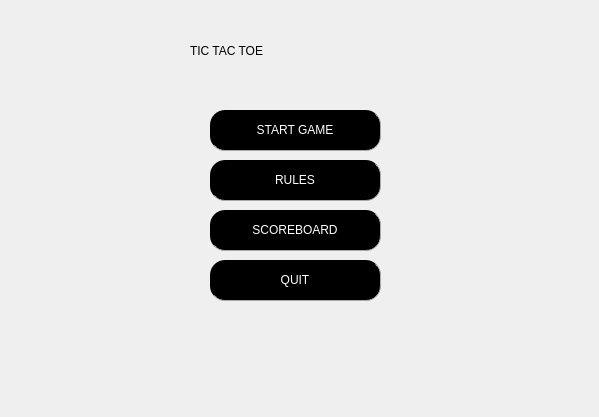
<?xml version="1.0" encoding="UTF-8"?>
<ui version="4.0">
 <class>Menu</class>
 <widget class="QMainWindow" name="Menu">
  <property name="geometry">
   <rect>
    <x>0</x>
    <y>0</y>
    <width>599</width>
    <height>417</height>
   </rect>
  </property>
  <property name="windowTitle">
   <string>Menu</string>
  </property>
  <property name="styleSheet">
   <string notr="true"/>
  </property>
  <widget class="QWidget" name="centralwidget">
   <widget class="QPushButton" name="Startgamebtn">
    <property name="geometry">
     <rect>
      <x>210</x>
      <y>110</y>
      <width>171</width>
      <height>41</height>
     </rect>
    </property>
    <property name="styleSheet">
     <string notr="true">QPushButton{
       border-radius: 15px;
		border-right: 1px solid #aaaaaa;
		border-bottom: 1px solid #aaaaaa;
		font: 9pt &quot;Fixedsys&quot;;

}

QPushButton:enabled {
		background-color: black;
		color: white;
}

QPushButton:pressed {
		
		background-color: black;
		color: #fffffe;
}


QPushButton:hover:!pressed {
		background-color: #5f5f5f;

		color: #0c2f70;
}

QPushButton:disabled {
		background-color: #aaaaaa;
		color: #ffffff;
}

</string>
    </property>
    <property name="text">
     <string>START GAME</string>
    </property>
   </widget>
   <widget class="QPushButton" name="Rules">
    <property name="geometry">
     <rect>
      <x>210</x>
      <y>160</y>
      <width>171</width>
      <height>41</height>
     </rect>
    </property>
    <property name="styleSheet">
     <string notr="true">QPushButton{
       border-radius: 15px;
		border-right: 1px solid #aaaaaa;
		border-bottom: 1px solid #aaaaaa;
		font: 9pt &quot;Fixedsys&quot;;

}

QPushButton:enabled {
		background-color: black;
		color: white;
}

QPushButton:pressed {
		
		background-color: black;
		color: #fffffe;
}


QPushButton:hover:!pressed {
		background-color: #E1F4FF;
		color: #0c2f70;
}

QPushButton:disabled {
		background-color: #aaaaaa;
		color: #ffffff;
}

</string>
    </property>
    <property name="text">
     <string>RULES</string>
    </property>
   </widget>
   <widget class="QPushButton" name="Scoreboard">
    <property name="geometry">
     <rect>
      <x>210</x>
      <y>210</y>
      <width>171</width>
      <height>41</height>
     </rect>
    </property>
    <property name="styleSheet">
     <string notr="true">QPushButton{
       border-radius: 15px;
		border-right: 1px solid #aaaaaa;
		border-bottom: 1px solid #aaaaaa;
		font: 9pt &quot;Fixedsys&quot;;

}

QPushButton:enabled {
		background-color: black;
		color: white;
}

QPushButton:pressed {
		
		background-color: black;
		color: #fffffe;
}


QPushButton:hover:!pressed {
		background-color: #E1F4FF;
		color: #0c2f70;
}

QPushButton:disabled {
		background-color: #aaaaaa;
		color: #ffffff;
}

</string>
    </property>
    <property name="text">
     <string>SCOREBOARD</string>
    </property>
   </widget>
   <widget class="QPushButton" name="Quit">
    <property name="geometry">
     <rect>
      <x>210</x>
      <y>260</y>
      <width>171</width>
      <height>41</height>
     </rect>
    </property>
    <property name="styleSheet">
     <string notr="true">QPushButton{
       border-radius: 15px;
		border-right: 1px solid #aaaaaa;
		border-bottom: 1px solid #aaaaaa;
		font: 9pt &quot;Fixedsys&quot;;

}

QPushButton:enabled {
		background-color: black;
		color: white;
}

QPushButton:pressed {
		
		background-color: black;
		color: #fffffe;
}


QPushButton:hover:!pressed {
		background-color: #E1F4FF;
		color: #0c2f70;
}

QPushButton:disabled {
		background-color: #aaaaaa;
		color: #ffffff;
}

</string>
    </property>
    <property name="text">
     <string>QUIT</string>
    </property>
   </widget>
   <widget class="QLabel" name="label">
    <property name="geometry">
     <rect>
      <x>190</x>
      <y>20</y>
      <width>221</width>
      <height>61</height>
     </rect>
    </property>
    <property name="styleSheet">
     <string notr="true">font: 36pt &quot;Siemens AD Sans&quot;;</string>
    </property>
    <property name="text">
     <string>TIC TAC TOE</string>
    </property>
   </widget>
   <widget class="QLabel" name="label_2">
    <property name="geometry">
     <rect>
      <x>430</x>
      <y>80</y>
      <width>141</width>
      <height>151</height>
     </rect>
    </property>
    <property name="styleSheet">
     <string notr="true">image: url(:/Img/Rocket.gif);</string>
    </property>
    <property name="text">
     <string/>
    </property>
   </widget>
   <widget class="QLabel" name="label_3">
    <property name="geometry">
     <rect>
      <x>70</x>
      <y>100</y>
      <width>101</width>
      <height>81</height>
     </rect>
    </property>
    <property name="styleSheet">
     <string notr="true">border-image: url(:/Img/86682.thumb.gif.957a83f36e8762471d29bc82be60458d.gif);</string>
    </property>
    <property name="text">
     <string/>
    </property>
   </widget>
   <widget class="QLabel" name="label_5">
    <property name="geometry">
     <rect>
      <x>450</x>
      <y>260</y>
      <width>81</width>
      <height>41</height>
     </rect>
    </property>
    <property name="text">
     <string/>
    </property>
   </widget>
   <widget class="QLabel" name="label_4">
    <property name="geometry">
     <rect>
      <x>70</x>
      <y>280</y>
      <width>121</width>
      <height>111</height>
     </rect>
    </property>
    <property name="text">
     <string/>
    </property>
    <property name="pixmap">
     <pixmap>:/Img/86682.thumb.gif.957a83f36e8762471d29bc82be60458d.gif</pixmap>
    </property>
    <property name="scaledContents">
     <bool>true</bool>
    </property>
   </widget>
  </widget>
 </widget>
 <resources/>
 <connections/>
</ui>
